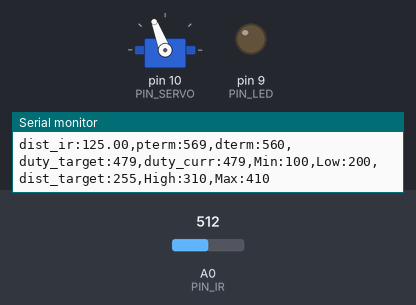
Bench run of a sketch on a simulated Arduino Uno, built with avr-gcc and run on an emulated ATmega328P. Parts: servo, output pins drawn as LEDs (lit = HIGH), the last lines printed to the serial monitor. The inputs (shaded band) are chosen by the test bench; at power-on: A0 (PIN_IR) = 512.

Above: at 1.2 s.
1.3 s: A0 (PIN_IR) set to 122
At 3.1 s:
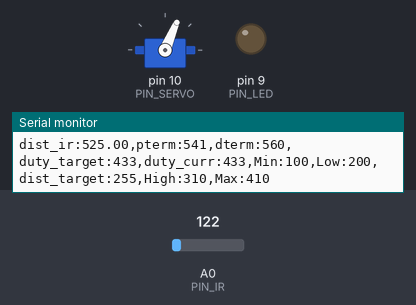
3.6 s: A0 (PIN_IR) set to 0
At 4.07 s:
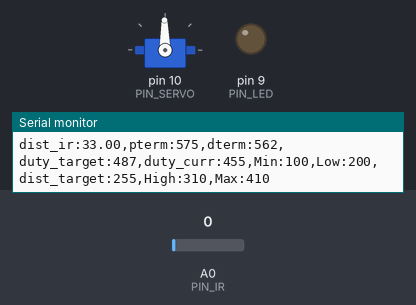
6.1 s: A0 (PIN_IR) set to 265
At 6.28 s:
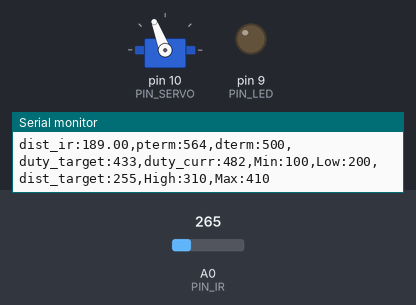
Timing chart, 0 to 9.1 s (numbered marks = the images above; inputs shaded):
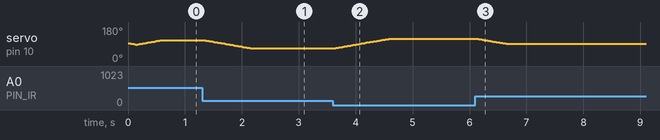

The sketch:

24_PD_20203153.ino
```cpp
#include <Servo.h>

/////////////////////////////
// Configurable parameters //
/////////////////////////////

// Arduino pin assignment
#define PIN_LED 9                            // [1234] LED를 아두이노의 GPIO 9번 핀에 연결
#define PIN_SERVO 10    //[3152] 서보모터를 아두이노의 10번 핀에 연결
#define PIN_IR A0     //[3158] IR센서를 아두이노의 A0 핀에 연결

// Framework setting
#define _DIST_TARGET 255  //[3166]목표로 하는 탁구공 중심 위치까지 거리255mm로 고정

// IR Seonsor calibration setting
#define _DIST_MIN 100   //[3164] 최소 측정 거리 100mm로 고정
#define _DIST_P1 150
#define _DIST_P2 200
#define _DIST_P3 250
#define _DIST_P4 300
#define _DIST_P5 350
#define _DIST_P6 400
#define _DIST_MAX 410   // [3401] 측정 거리의 최댓값를 410mm로 설정

#define _IR_MIN 68
#define _IR_P1 118
#define _IR_P2 174
#define _IR_P3 206
#define _IR_P4 240
#define _IR_P5 284
#define _IR_P6 332
#define _IR_MAX 350

// Distance sensor
#define _DIST_ALPHA 0.35  // [3162] ema 필터의 alpha 값을 0.0으로 설정

#define DELAY_MICROS  1500 // 필터에 넣을 샘플값을 측정하는 딜레이(고정값!)

// Servo range
#define _DUTY_MIN 1230    //[3148]  서보의 가동 최소 각도(0)
#define _DUTY_NEU 1510      //[3150] servo neutral position (90 degree)
#define _DUTY_MAX 1770                // [3169] 서보의 최대 가동 각도(180º)

// Servo speed control
#define _SERVO_ANGLE 30   //[3159] 서보의 각도(30º)
//[3150] 레일플레이트가 사용자가 원하는 가동범위를 움직일때, 이를 움직이게 하는 서보모터의 가동범위
#define _SERVO_SPEED 50             //[3147]  서보 속도를 30으로 설정

// Event periods
#define _INTERVAL_DIST 30   // [3153] Distance Sensing을 20(ms) 마다 실행한다.
#define _INTERVAL_SERVO 30 // [3401] 서보를 20ms마다 조작하기
#define _INTERVAL_SERIAL 100  // [3151] 시리얼 0.1초 마다 업데이트

// PID parameters
#define _KP 1.40       // [3158] 비례상수 설정
#define _KD 40         // 미분상수
#define _KI 0          // 적분상수

//////////////////////
// global variables //
//////////////////////

// Servo instance
Servo myservo;  // [3153] Servo를 제어할 Object를 생성해 준다
// Distance sensor
float dist_target; // location to send the ball
float dist_ema;    //[3160] 실제 거리측정값과 ema필터를 적용한 값을 저장할 변수
float dist_filtered;

float samples_num = 3;     // 스파이크 제거를 위한 부분필터에 샘플을 몇개 측정할 것인지. 3개로 충분함! 가능하면 수정하지 말 것.

// Event periods
unsigned long last_sampling_time_dist, last_sampling_time_servo, last_sampling_time_serial; // [3162] 거리, 서보, 시리얼에 대한 마지막 샘플링 시간을 나타내는 변수
bool event_dist, event_servo, event_serial; // [5283] 거리센서, 서보, 시리얼 모니터의 발생을 지시하는 변수

// Servo speed control
int duty_chg_per_interval;    //[3167] 주기동안 duty 변화량 변수
int duty_target, duty_curr;    // [3157] 서보의 목표위치와 서보에 실제로 입력할 위치

// PID variables
float error_curr, error_prev, control, pterm, dterm, iterm; // [3401] 비례 제어를 위한 전에 측정한 오차, 새로 측정한 오차 값, 비례항, 적분항, 미분항 변수


void setup() {
// initialize GPIO pins for LED and attach servo
  pinMode(PIN_LED, OUTPUT);  // [3155] LED 핀 설정
  myservo.attach(PIN_SERVO);  // [3155] Servo 핀 설정
// initialize global variables
  last_sampling_time_dist = last_sampling_time_servo = last_sampling_time_serial = 0; // [3155] 샘플링 시각 기록 변수 초기화
  event_dist = event_servo = event_serial = false;  // [3155] 이벤트 bool값 초기화
  dist_target = _DIST_TARGET; // [3147] 목표지점 변수 초기화

  duty_curr = _DUTY_NEU;

  error_curr = error_prev = _DIST_TARGET;


// move servo to neutral position
  myservo.writeMicroseconds(_DUTY_NEU); // [3147] 서보를 중간으로 이동
// initialize serial port
  Serial.begin(57600);    // [3169] 57600 보드레이트로 아두이노와 통신
// convert angle speed into duty change per interval.
  duty_chg_per_interval = int((_DUTY_MAX - _DUTY_MIN) * (_SERVO_SPEED /  _SERVO_ANGLE) * (float(_INTERVAL_SERVO) / 1000.0));
  //[3159] 서보 각속도에 맞추어 센서 인식 간격 변경? [3150] 서보의 각속도를 원하는 Angle로 나누어 interval을 설정한다.
}


void loop() {
/////////////////////
// Event generator // [3155] 설정된 주기마다 이벤트 생성
/////////////////////
unsigned long time_curr = millis();
  if(time_curr >= last_sampling_time_dist + _INTERVAL_DIST) {
        last_sampling_time_dist += _INTERVAL_DIST;
        event_dist = true;
  }
  if(time_curr >= last_sampling_time_servo + _INTERVAL_SERVO) {
        last_sampling_time_servo += _INTERVAL_SERVO;
        event_servo = true;
  }
  if(time_curr >= last_sampling_time_serial + _INTERVAL_SERIAL) {
        last_sampling_time_serial += _INTERVAL_SERIAL;
        event_serial = true;
  }


////////////////////
// Event handlers //
////////////////////

  if(event_dist) {
    event_dist = false;

    dist_ema = filtered_ir_distance();  // [3157] 적외선 센서로 측정한 값에 필터를 적용한 값

    // place here to IR sensor calibration logics
    dist_filtered = ir_calib(dist_ema);
    // dist_filtered = dist_ema;

    // PID control logic
    error_curr = _DIST_TARGET - dist_filtered; // [3158] 목표값 에서 현재값을 뺀 값이 오차값

    // P control
    pterm = _KP * error_curr;

    // D control
    dterm = _KD * (error_curr - error_prev);

    // I control
    iterm = _KI * 0;

    // PID control
    control = pterm + dterm;

    // duty_target = f(duty_neutral, control)
    duty_target = _DUTY_NEU + control;

    // keep duty_target value within the range of [_DUTY_MIN, _DUTY_MAX]
    if (duty_target < _DUTY_MIN) {
      duty_target = _DUTY_MIN;  // duty_target < _DUTY_MIN 일 때 duty_target 를 _DUTY_MIN 로 고정
    } else if (duty_target > _DUTY_MAX) {
      duty_target = _DUTY_MAX; // duty_target > _DUTY_MAX 일 때 duty_target 를 _DUTY_MAX 로 고정
    }  // [3153] [_DUTY_MIN, _DUTY_MAX] 로 서보의 가동범위를 고정하기 위한 최소한의 안전장치

    // update error_prev
    error_prev = error_curr;
  }

  if(event_servo) {
    event_servo = false; // [3153] servo EventHandler Ticket -> false

    // adjust duty_curr toward duty_target by duty_chg_per_interval
    if(duty_target > duty_curr) {
      duty_curr += duty_chg_per_interval;
      if(duty_curr > duty_target) duty_curr = duty_target;
    } else {
      duty_curr -= duty_chg_per_interval;
      if(duty_curr < duty_target) duty_curr = duty_target;
    }
    //[3166] 서보가 현재위치에서 목표위치에 도달할 때까지 duty_chg_per_interval값 마다 움직임(duty_curr에 duty_chg_per_interval값 더하고 빼줌)

    // update servo position
    myservo.writeMicroseconds(duty_curr);   //[3166]위에서 바뀐 현재위치 값을 갱신
  }

  if(event_serial) {
    event_serial = false; // [3153] serial EventHandler Ticket -> false
    Serial.print("dist_ir:");
    Serial.print(dist_filtered);
    Serial.print(",pterm:");
    Serial.print(map(pterm,-1000,1000,510,610));
    Serial.print(",dterm:");
    Serial.print(map(dterm,-1000,1000,510,610));
    Serial.print(",duty_target:");
    Serial.print(/* duty_target */ map(duty_target,1000,2000,410,510));
    Serial.print(",duty_curr:");
    Serial.print(/* duty_curr */ map(duty_curr,1000,2000,410,510));
    Serial.println(",Min:100,Low:200,dist_target:255,High:310,Max:410");
  }
}

float ir_distance(void){ // return value unit: mm
  float val;
  float volt = float(analogRead(PIN_IR));
  val = ((6762.0/(volt-9.0))-4.0) * 10.0;
  return val;         // [3150] 적외선 센서를 통해 거리를 return시킨다.
}

// ================
float under_noise_filter(void) { // 아래로 떨어지는 형태의 스파이크를 제거해주는 필터
  int currReading;
  int largestReading = 0;
  for (int i = 0; i < samples_num; i++) {
    currReading = ir_distance();
    if (currReading > largestReading) { largestReading = currReading; }
    // Delay a short time before taking another reading
    delayMicroseconds(DELAY_MICROS);
  }
  return largestReading;
}

float filtered_ir_distance(void) {
  // 아래로 떨어지는 형태의 스파이크를 제거 후, 위로 치솟는 스파이크를 제거하고 EMA필터를 적용함.
  // under_noise_filter를 통과한 값을 upper_nosie_filter에 넣어 최종 값이 나옴.
  int currReading;
  int lowestReading = 1024;
  for (int i = 0; i < samples_num; i++) {
    currReading = under_noise_filter();
    if (currReading < lowestReading) { lowestReading = currReading; }
  }
  // eam 필터 추가
  return _DIST_ALPHA * lowestReading + (1 - _DIST_ALPHA) * dist_ema;
}
//===================================================

float ir_calib(float dist_raw) {
  if(dist_raw <= _IR_P1) {
    return map(dist_raw, _IR_MIN, _IR_P1, _DIST_MIN, _DIST_P1);
  } else if (dist_ema <= _IR_P2) {
    return map(dist_raw, _IR_P1, _IR_P2, _DIST_P1, _DIST_P2);
  } else if (dist_ema <= _IR_P3) {
    return map(dist_raw, _IR_P2, _IR_P3, _DIST_P2, _DIST_P3);
  } else if (dist_ema <= _IR_P4) {
    return map(dist_raw, _IR_P3, _IR_P4, _DIST_P3, _DIST_P4);
  } else if (dist_ema <= _IR_P5) {
    return map(dist_raw, _IR_P4, _IR_P5, _DIST_P4, _DIST_P5);
  } else if (dist_raw <= _IR_P6) {
    return map(dist_raw, _IR_P5, _IR_P6, _DIST_P5, _DIST_P6);
  } else {
    return map(dist_raw, _IR_P6, _IR_MAX, _DIST_P6, _DIST_MAX);
  }

  // return dist_raw;
  // return map(dist_raw, _IR_MIN, _IR_MAX, _DIST_MIN, _DIST_MAX);
}
```

Measured:
- after the input at 1.3 s, servo on pin 10 (PIN_SERVO): moves from 111° to 67° over 0.84 s, starting at once
- after the input at 3.6 s, servo on pin 10 (PIN_SERVO): moves from 67° to 119° over 0.99 s, starting at once
- after the input at 6.1 s, servo on pin 10 (PIN_SERVO): moves from 119° to 91° over 0.51 s, starting at once
